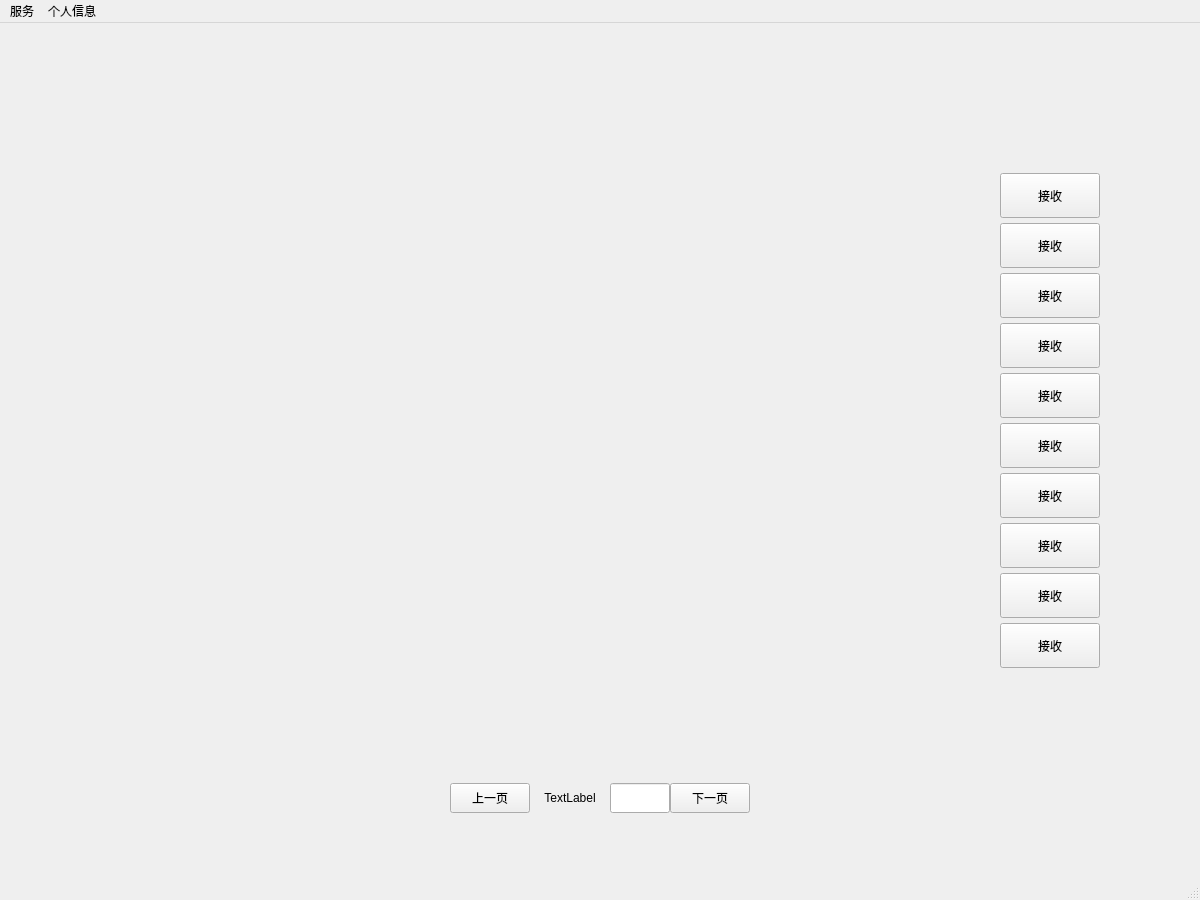
<?xml version="1.0" encoding="UTF-8"?>
<ui version="4.0">
 <class>MainWindow</class>
 <widget class="QMainWindow" name="MainWindow">
  <property name="geometry">
   <rect>
    <x>0</x>
    <y>0</y>
    <width>1200</width>
    <height>900</height>
   </rect>
  </property>
  <property name="windowTitle">
   <string>MainWindow</string>
  </property>
  <widget class="QWidget" name="centralwidget">
   <widget class="QStackedWidget" name="stackedWidget">
    <property name="geometry">
     <rect>
      <x>0</x>
      <y>0</y>
      <width>1200</width>
      <height>876</height>
     </rect>
    </property>
    <widget class="QWidget" name="page_receive">
     <property name="styleSheet">
      <string notr="true">background-image: url(:/background/pics/3.png);</string>
     </property>
     <widget class="QPushButton" name="pushButton_receive1">
      <property name="geometry">
       <rect>
        <x>1000</x>
        <y>150</y>
        <width>100</width>
        <height>45</height>
       </rect>
      </property>
      <property name="text">
       <string>接收</string>
      </property>
     </widget>
     <widget class="QLabel" name="label_receive1">
      <property name="geometry">
       <rect>
        <x>100</x>
        <y>150</y>
        <width>900</width>
        <height>45</height>
       </rect>
      </property>
      <property name="text">
       <string/>
      </property>
     </widget>
     <widget class="QLabel" name="label_receive2">
      <property name="geometry">
       <rect>
        <x>100</x>
        <y>200</y>
        <width>900</width>
        <height>45</height>
       </rect>
      </property>
      <property name="text">
       <string/>
      </property>
     </widget>
     <widget class="QLabel" name="label_receive3">
      <property name="geometry">
       <rect>
        <x>100</x>
        <y>250</y>
        <width>900</width>
        <height>45</height>
       </rect>
      </property>
      <property name="text">
       <string/>
      </property>
     </widget>
     <widget class="QLabel" name="label_receive4">
      <property name="geometry">
       <rect>
        <x>100</x>
        <y>300</y>
        <width>900</width>
        <height>45</height>
       </rect>
      </property>
      <property name="text">
       <string/>
      </property>
     </widget>
     <widget class="QLabel" name="label_receive5">
      <property name="geometry">
       <rect>
        <x>100</x>
        <y>350</y>
        <width>900</width>
        <height>45</height>
       </rect>
      </property>
      <property name="text">
       <string/>
      </property>
     </widget>
     <widget class="QLabel" name="label_receive6">
      <property name="geometry">
       <rect>
        <x>100</x>
        <y>400</y>
        <width>900</width>
        <height>45</height>
       </rect>
      </property>
      <property name="text">
       <string/>
      </property>
     </widget>
     <widget class="QLabel" name="label_receive7">
      <property name="geometry">
       <rect>
        <x>100</x>
        <y>450</y>
        <width>900</width>
        <height>45</height>
       </rect>
      </property>
      <property name="text">
       <string/>
      </property>
     </widget>
     <widget class="QPushButton" name="pushButton_receive2">
      <property name="geometry">
       <rect>
        <x>1000</x>
        <y>200</y>
        <width>100</width>
        <height>45</height>
       </rect>
      </property>
      <property name="text">
       <string>接收</string>
      </property>
     </widget>
     <widget class="QPushButton" name="pushButton_receive3">
      <property name="geometry">
       <rect>
        <x>1000</x>
        <y>250</y>
        <width>100</width>
        <height>45</height>
       </rect>
      </property>
      <property name="text">
       <string>接收</string>
      </property>
     </widget>
     <widget class="QPushButton" name="pushButton_receive4">
      <property name="geometry">
       <rect>
        <x>1000</x>
        <y>300</y>
        <width>100</width>
        <height>45</height>
       </rect>
      </property>
      <property name="text">
       <string>接收</string>
      </property>
     </widget>
     <widget class="QPushButton" name="pushButton_receive5">
      <property name="geometry">
       <rect>
        <x>1000</x>
        <y>350</y>
        <width>100</width>
        <height>45</height>
       </rect>
      </property>
      <property name="text">
       <string>接收</string>
      </property>
     </widget>
     <widget class="QPushButton" name="pushButton_receive6">
      <property name="geometry">
       <rect>
        <x>1000</x>
        <y>400</y>
        <width>100</width>
        <height>45</height>
       </rect>
      </property>
      <property name="text">
       <string>接收</string>
      </property>
     </widget>
     <widget class="QPushButton" name="pushButton_receive7">
      <property name="geometry">
       <rect>
        <x>1000</x>
        <y>450</y>
        <width>100</width>
        <height>45</height>
       </rect>
      </property>
      <property name="text">
       <string>接收</string>
      </property>
     </widget>
     <widget class="QPushButton" name="pushButton_receiveup">
      <property name="geometry">
       <rect>
        <x>450</x>
        <y>760</y>
        <width>80</width>
        <height>30</height>
       </rect>
      </property>
      <property name="text">
       <string>上一页</string>
      </property>
     </widget>
     <widget class="QPushButton" name="pushButton_receivedown">
      <property name="geometry">
       <rect>
        <x>670</x>
        <y>760</y>
        <width>80</width>
        <height>30</height>
       </rect>
      </property>
      <property name="text">
       <string>下一页</string>
      </property>
     </widget>
     <widget class="QLabel" name="label_receivePage">
      <property name="geometry">
       <rect>
        <x>530</x>
        <y>760</y>
        <width>80</width>
        <height>30</height>
       </rect>
      </property>
      <property name="text">
       <string>TextLabel</string>
      </property>
      <property name="alignment">
       <set>Qt::AlignCenter</set>
      </property>
     </widget>
     <widget class="QLineEdit" name="lineEdit_receivePage">
      <property name="geometry">
       <rect>
        <x>610</x>
        <y>760</y>
        <width>60</width>
        <height>30</height>
       </rect>
      </property>
     </widget>
     <widget class="QLabel" name="label_receive8">
      <property name="geometry">
       <rect>
        <x>100</x>
        <y>500</y>
        <width>900</width>
        <height>45</height>
       </rect>
      </property>
      <property name="text">
       <string/>
      </property>
     </widget>
     <widget class="QLabel" name="label_receive9">
      <property name="geometry">
       <rect>
        <x>100</x>
        <y>550</y>
        <width>900</width>
        <height>45</height>
       </rect>
      </property>
      <property name="text">
       <string/>
      </property>
     </widget>
     <widget class="QLabel" name="label_receive10">
      <property name="geometry">
       <rect>
        <x>100</x>
        <y>600</y>
        <width>900</width>
        <height>45</height>
       </rect>
      </property>
      <property name="text">
       <string/>
      </property>
     </widget>
     <widget class="QPushButton" name="pushButton_receive9">
      <property name="geometry">
       <rect>
        <x>1000</x>
        <y>500</y>
        <width>100</width>
        <height>45</height>
       </rect>
      </property>
      <property name="text">
       <string>接收</string>
      </property>
     </widget>
     <widget class="QPushButton" name="pushButton_receive8">
      <property name="geometry">
       <rect>
        <x>1000</x>
        <y>550</y>
        <width>100</width>
        <height>45</height>
       </rect>
      </property>
      <property name="text">
       <string>接收</string>
      </property>
     </widget>
     <widget class="QPushButton" name="pushButton_receive10">
      <property name="geometry">
       <rect>
        <x>1000</x>
        <y>600</y>
        <width>100</width>
        <height>45</height>
       </rect>
      </property>
      <property name="text">
       <string>接收</string>
      </property>
     </widget>
     <widget class="QLabel" name="label_recTitle">
      <property name="geometry">
       <rect>
        <x>100</x>
        <y>100</y>
        <width>900</width>
        <height>45</height>
       </rect>
      </property>
      <property name="text">
       <string/>
      </property>
     </widget>
    </widget>
    <widget class="QWidget" name="page_send">
     <property name="styleSheet">
      <string notr="true">background-image: url(:/background/pics/Eula.png);</string>
     </property>
     <widget class="QPushButton" name="pushButton_send">
      <property name="geometry">
       <rect>
        <x>250</x>
        <y>450</y>
        <width>100</width>
        <height>50</height>
       </rect>
      </property>
      <property name="text">
       <string>发送</string>
      </property>
     </widget>
     <widget class="QComboBox" name="comboBox_sendUsers">
      <property name="geometry">
       <rect>
        <x>150</x>
        <y>140</y>
        <width>300</width>
        <height>50</height>
       </rect>
      </property>
     </widget>
     <widget class="QLineEdit" name="lineEdit_sendDiscription">
      <property name="geometry">
       <rect>
        <x>150</x>
        <y>350</y>
        <width>300</width>
        <height>50</height>
       </rect>
      </property>
     </widget>
     <widget class="QLabel" name="label_sendDiscription">
      <property name="geometry">
       <rect>
        <x>150</x>
        <y>319</y>
        <width>101</width>
        <height>31</height>
       </rect>
      </property>
      <property name="font">
       <font>
        <pointsize>12</pointsize>
        <bold>true</bold>
       </font>
      </property>
      <property name="text">
       <string>添加描述</string>
      </property>
      <property name="alignment">
       <set>Qt::AlignCenter</set>
      </property>
     </widget>
     <widget class="QComboBox" name="comboBox_sendItem">
      <property name="geometry">
       <rect>
        <x>150</x>
        <y>240</y>
        <width>180</width>
        <height>50</height>
       </rect>
      </property>
      <item>
       <property name="text">
        <string>易碎品</string>
       </property>
      </item>
      <item>
       <property name="text">
        <string>书本</string>
       </property>
      </item>
      <item>
       <property name="text">
        <string>普通快递</string>
       </property>
      </item>
     </widget>
     <widget class="QComboBox" name="comboBox_SendWeight">
      <property name="geometry">
       <rect>
        <x>330</x>
        <y>240</y>
        <width>120</width>
        <height>50</height>
       </rect>
      </property>
      <item>
       <property name="text">
        <string>1 kg</string>
       </property>
      </item>
      <item>
       <property name="text">
        <string>2 kg</string>
       </property>
      </item>
      <item>
       <property name="text">
        <string>3 kg</string>
       </property>
      </item>
      <item>
       <property name="text">
        <string>4 kg</string>
       </property>
      </item>
      <item>
       <property name="text">
        <string>5 kg</string>
       </property>
      </item>
      <item>
       <property name="text">
        <string>6 kg</string>
       </property>
      </item>
      <item>
       <property name="text">
        <string>7 kg</string>
       </property>
      </item>
      <item>
       <property name="text">
        <string>8 kg</string>
       </property>
      </item>
      <item>
       <property name="text">
        <string>9 kg</string>
       </property>
      </item>
      <item>
       <property name="text">
        <string>&gt;10 kg</string>
       </property>
      </item>
     </widget>
    </widget>
    <widget class="QWidget" name="page_history">
     <property name="styleSheet">
      <string notr="true">background-image: url(:/background/pics/3.png);</string>
     </property>
     <widget class="QLabel" name="label_allTitle">
      <property name="geometry">
       <rect>
        <x>100</x>
        <y>80</y>
        <width>1000</width>
        <height>45</height>
       </rect>
      </property>
      <property name="text">
       <string/>
      </property>
     </widget>
     <widget class="QLabel" name="label_all1">
      <property name="geometry">
       <rect>
        <x>100</x>
        <y>130</y>
        <width>1000</width>
        <height>45</height>
       </rect>
      </property>
      <property name="text">
       <string/>
      </property>
     </widget>
     <widget class="QLabel" name="label_all2">
      <property name="geometry">
       <rect>
        <x>100</x>
        <y>180</y>
        <width>1000</width>
        <height>45</height>
       </rect>
      </property>
      <property name="text">
       <string/>
      </property>
     </widget>
     <widget class="QLabel" name="label_all3">
      <property name="geometry">
       <rect>
        <x>100</x>
        <y>230</y>
        <width>1000</width>
        <height>45</height>
       </rect>
      </property>
      <property name="text">
       <string/>
      </property>
     </widget>
     <widget class="QLabel" name="label_all4">
      <property name="geometry">
       <rect>
        <x>100</x>
        <y>280</y>
        <width>1000</width>
        <height>45</height>
       </rect>
      </property>
      <property name="text">
       <string/>
      </property>
     </widget>
     <widget class="QLabel" name="label_all5">
      <property name="geometry">
       <rect>
        <x>100</x>
        <y>330</y>
        <width>1000</width>
        <height>45</height>
       </rect>
      </property>
      <property name="text">
       <string/>
      </property>
     </widget>
     <widget class="QLabel" name="label_all6">
      <property name="geometry">
       <rect>
        <x>100</x>
        <y>380</y>
        <width>1000</width>
        <height>45</height>
       </rect>
      </property>
      <property name="text">
       <string/>
      </property>
     </widget>
     <widget class="QLabel" name="label_all7">
      <property name="geometry">
       <rect>
        <x>100</x>
        <y>430</y>
        <width>1000</width>
        <height>45</height>
       </rect>
      </property>
      <property name="text">
       <string/>
      </property>
     </widget>
     <widget class="QLabel" name="label_all8">
      <property name="geometry">
       <rect>
        <x>100</x>
        <y>480</y>
        <width>1000</width>
        <height>45</height>
       </rect>
      </property>
      <property name="text">
       <string/>
      </property>
     </widget>
     <widget class="QLabel" name="label_all9">
      <property name="geometry">
       <rect>
        <x>100</x>
        <y>530</y>
        <width>1000</width>
        <height>45</height>
       </rect>
      </property>
      <property name="text">
       <string/>
      </property>
     </widget>
     <widget class="QLabel" name="label_all10">
      <property name="geometry">
       <rect>
        <x>100</x>
        <y>580</y>
        <width>1000</width>
        <height>45</height>
       </rect>
      </property>
      <property name="text">
       <string/>
      </property>
     </widget>
     <widget class="QPushButton" name="pushButton_allSend">
      <property name="geometry">
       <rect>
        <x>100</x>
        <y>700</y>
        <width>150</width>
        <height>50</height>
       </rect>
      </property>
      <property name="text">
       <string>查询发送历史</string>
      </property>
     </widget>
     <widget class="QPushButton" name="pushButton_allReceive">
      <property name="geometry">
       <rect>
        <x>250</x>
        <y>700</y>
        <width>150</width>
        <height>50</height>
       </rect>
      </property>
      <property name="text">
       <string>查询接收历史</string>
      </property>
     </widget>
     <widget class="QPushButton" name="pushButton_allup">
      <property name="geometry">
       <rect>
        <x>800</x>
        <y>630</y>
        <width>80</width>
        <height>30</height>
       </rect>
      </property>
      <property name="text">
       <string>上一页</string>
      </property>
     </widget>
     <widget class="QPushButton" name="pushButton_alldown">
      <property name="geometry">
       <rect>
        <x>1020</x>
        <y>630</y>
        <width>80</width>
        <height>30</height>
       </rect>
      </property>
      <property name="text">
       <string>下一页</string>
      </property>
     </widget>
     <widget class="QLabel" name="label_allPage">
      <property name="geometry">
       <rect>
        <x>880</x>
        <y>630</y>
        <width>80</width>
        <height>30</height>
       </rect>
      </property>
      <property name="text">
       <string/>
      </property>
      <property name="alignment">
       <set>Qt::AlignCenter</set>
      </property>
     </widget>
     <widget class="QLineEdit" name="lineEdit_allPage">
      <property name="geometry">
       <rect>
        <x>960</x>
        <y>630</y>
        <width>60</width>
        <height>30</height>
       </rect>
      </property>
     </widget>
     <widget class="QComboBox" name="comboBox_allSelect">
      <property name="geometry">
       <rect>
        <x>650</x>
        <y>700</y>
        <width>150</width>
        <height>50</height>
       </rect>
      </property>
      <item>
       <property name="text">
        <string>发送人</string>
       </property>
      </item>
      <item>
       <property name="text">
        <string>接收人</string>
       </property>
      </item>
      <item>
       <property name="text">
        <string>时间</string>
       </property>
      </item>
      <item>
       <property name="text">
        <string>单号</string>
       </property>
      </item>
     </widget>
     <widget class="QComboBox" name="comboBox_allSuggest">
      <property name="geometry">
       <rect>
        <x>800</x>
        <y>700</y>
        <width>150</width>
        <height>50</height>
       </rect>
      </property>
     </widget>
     <widget class="QDateEdit" name="dateEdit_allSuggest">
      <property name="geometry">
       <rect>
        <x>800</x>
        <y>700</y>
        <width>150</width>
        <height>50</height>
       </rect>
      </property>
     </widget>
     <widget class="QPushButton" name="pushButton_find">
      <property name="geometry">
       <rect>
        <x>950</x>
        <y>700</y>
        <width>150</width>
        <height>50</height>
       </rect>
      </property>
      <property name="text">
       <string>查询</string>
      </property>
     </widget>
     <widget class="QPushButton" name="pushButton_allRefresh">
      <property name="geometry">
       <rect>
        <x>0</x>
        <y>0</y>
        <width>150</width>
        <height>45</height>
       </rect>
      </property>
      <property name="font">
       <font>
        <pointsize>12</pointsize>
       </font>
      </property>
      <property name="styleSheet">
       <string notr="true">color: rgb(255, 255, 255);</string>
      </property>
      <property name="text">
       <string>刷新全部记录</string>
      </property>
     </widget>
     <widget class="QLineEdit" name="lineEdit_allSuggest">
      <property name="geometry">
       <rect>
        <x>800</x>
        <y>700</y>
        <width>150</width>
        <height>50</height>
       </rect>
      </property>
     </widget>
    </widget>
    <widget class="QWidget" name="page_recharge">
     <property name="styleSheet">
      <string notr="true">background-image: url(:/background/pics/Eula.png);</string>
     </property>
     <widget class="QPushButton" name="pushButton_recharge">
      <property name="geometry">
       <rect>
        <x>70</x>
        <y>190</y>
        <width>281</width>
        <height>50</height>
       </rect>
      </property>
      <property name="text">
       <string>充值</string>
      </property>
     </widget>
     <widget class="QComboBox" name="comboBox_recharge">
      <property name="geometry">
       <rect>
        <x>200</x>
        <y>80</y>
        <width>150</width>
        <height>50</height>
       </rect>
      </property>
     </widget>
     <widget class="QLineEdit" name="lineEdit_recharge">
      <property name="geometry">
       <rect>
        <x>70</x>
        <y>80</y>
        <width>131</width>
        <height>50</height>
       </rect>
      </property>
      <property name="text">
       <string/>
      </property>
     </widget>
    </widget>
    <widget class="QWidget" name="page_show">
     <property name="styleSheet">
      <string notr="true">background-image: url(:/background/pics/Eula.png);</string>
     </property>
     <widget class="QLabel" name="label_showAddress">
      <property name="geometry">
       <rect>
        <x>100</x>
        <y>400</y>
        <width>400</width>
        <height>80</height>
       </rect>
      </property>
      <property name="text">
       <string/>
      </property>
     </widget>
     <widget class="QLabel" name="label_showAccount">
      <property name="geometry">
       <rect>
        <x>100</x>
        <y>100</y>
        <width>400</width>
        <height>80</height>
       </rect>
      </property>
      <property name="text">
       <string/>
      </property>
     </widget>
     <widget class="QLabel" name="label_showTel">
      <property name="geometry">
       <rect>
        <x>100</x>
        <y>300</y>
        <width>400</width>
        <height>80</height>
       </rect>
      </property>
      <property name="text">
       <string/>
      </property>
     </widget>
     <widget class="QLabel" name="label_showName">
      <property name="geometry">
       <rect>
        <x>100</x>
        <y>200</y>
        <width>400</width>
        <height>80</height>
       </rect>
      </property>
      <property name="text">
       <string/>
      </property>
     </widget>
     <widget class="QLabel" name="label_showBalance">
      <property name="geometry">
       <rect>
        <x>100</x>
        <y>500</y>
        <width>400</width>
        <height>80</height>
       </rect>
      </property>
      <property name="text">
       <string/>
      </property>
     </widget>
     <widget class="QPushButton" name="pushButton">
      <property name="geometry">
       <rect>
        <x>0</x>
        <y>0</y>
        <width>200</width>
        <height>70</height>
       </rect>
      </property>
      <property name="font">
       <font>
        <pointsize>16</pointsize>
        <bold>true</bold>
       </font>
      </property>
      <property name="styleSheet">
       <string notr="true">color: rgb(255, 255, 255);</string>
      </property>
      <property name="text">
       <string>刷新</string>
      </property>
     </widget>
    </widget>
    <widget class="QWidget" name="page_update">
     <property name="styleSheet">
      <string notr="true">background-image: url(:/background/pics/Eula.png);</string>
     </property>
     <widget class="QLineEdit" name="lineEdit_updateName">
      <property name="geometry">
       <rect>
        <x>100</x>
        <y>100</y>
        <width>300</width>
        <height>50</height>
       </rect>
      </property>
     </widget>
     <widget class="QLineEdit" name="lineEdit_updateTel">
      <property name="geometry">
       <rect>
        <x>100</x>
        <y>200</y>
        <width>300</width>
        <height>50</height>
       </rect>
      </property>
     </widget>
     <widget class="QLineEdit" name="lineEdit_updateAddress">
      <property name="geometry">
       <rect>
        <x>100</x>
        <y>300</y>
        <width>300</width>
        <height>50</height>
       </rect>
      </property>
     </widget>
     <widget class="QPushButton" name="pushButton_update">
      <property name="geometry">
       <rect>
        <x>100</x>
        <y>500</y>
        <width>200</width>
        <height>50</height>
       </rect>
      </property>
      <property name="text">
       <string>更新</string>
      </property>
     </widget>
     <widget class="QLineEdit" name="lineEdit_updatePassword">
      <property name="geometry">
       <rect>
        <x>100</x>
        <y>400</y>
        <width>300</width>
        <height>50</height>
       </rect>
      </property>
     </widget>
    </widget>
   </widget>
  </widget>
  <widget class="QMenuBar" name="menubar">
   <property name="geometry">
    <rect>
     <x>0</x>
     <y>0</y>
     <width>1200</width>
     <height>26</height>
    </rect>
   </property>
   <widget class="QMenu" name="menu_service">
    <property name="title">
     <string>服务</string>
    </property>
    <addaction name="action_receive"/>
    <addaction name="action_send"/>
    <addaction name="action_find"/>
    <addaction name="action_recharge"/>
   </widget>
   <widget class="QMenu" name="menu_information">
    <property name="title">
     <string>个人信息</string>
    </property>
    <addaction name="action_show"/>
    <addaction name="action_update"/>
   </widget>
   <addaction name="menu_service"/>
   <addaction name="menu_information"/>
  </widget>
  <widget class="QStatusBar" name="statusbar"/>
  <action name="action_receive">
   <property name="text">
    <string>接收快递</string>
   </property>
  </action>
  <action name="action_send">
   <property name="text">
    <string>发送快递</string>
   </property>
  </action>
  <action name="action_show">
   <property name="text">
    <string>展示</string>
   </property>
  </action>
  <action name="action_update">
   <property name="text">
    <string>修改</string>
   </property>
  </action>
  <action name="action_find">
   <property name="text">
    <string>历史快递</string>
   </property>
  </action>
  <action name="action_recharge">
   <property name="text">
    <string>充值</string>
   </property>
  </action>
 </widget>
 <resources/>
 <connections/>
</ui>
